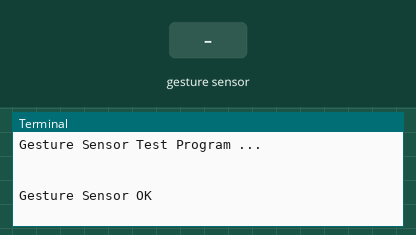
This program was run on a simulated Raspberry Pi (BCM pin numbers). Parts: the last lines printed to the terminal. The inputs (shaded band) are chosen by the test bench.

Above: at 1.7 s.
1.8 s: hand swiped up over the gesture sensor
At 2.2 s:
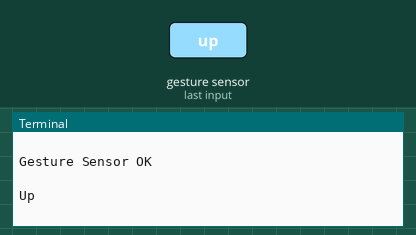
3.3 s: hand swiped down over the gesture sensor
At 3.7 s:
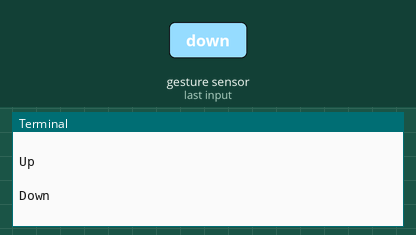
4.8 s: hand swiped left over the gesture sensor
At 5.8 s:
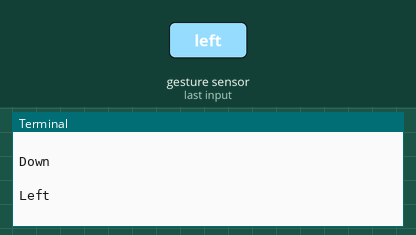
6.3 s: hand swiped right over the gesture sensor
At 7.2 s:
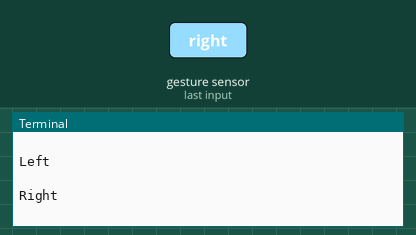

The program:

PAJ7620U2.py
```python
#!/usr/bin/python
# -*- coding:utf-8 -*-
import time
import smbus

#i2c address
PAJ7620U2_I2C_ADDRESS   = 0x73
#Register Bank select
PAJ_BANK_SELECT			= 0xEF			#Bank0== 0x00,Bank1== 0x01
#Register Bank 0
PAJ_SUSPEND				= 0x03		#I2C suspend command (Write = 0x01 to enter suspend state). I2C wake-up command is slave ID wake-up. Refer to topic “I2C Bus Timing Characteristics and Protocol”
PAJ_INT_FLAG1_MASK		= 0x41		#Gesture detection interrupt flag mask
PAJ_INT_FLAG2_MASK		= 0x42		#Gesture/PS detection interrupt flag mask
PAJ_INT_FLAG1		    = 0x43		#Gesture detection interrupt flag
PAJ_INT_FLAG2			= 0x44		#Gesture/PS detection interrupt flag
PAJ_STATE				= 0x45		#State indicator for gesture detection (Only functional at gesture detection mode)
PAJ_PS_HIGH_THRESHOLD	= 0x69		#PS hysteresis high threshold (Only functional at proximity detection mode)
PAJ_PS_LOW_THRESHOLD	= 0x6A		#PS hysteresis low threshold (Only functional at proximity detection mode)
PAJ_PS_APPROACH_STATE	= 0x6B		#PS approach state,  Approach = 1 , (8 bits PS data >= PS high threshold),  Not Approach = 0 , (8 bits PS data <= PS low threshold)(Only functional at proximity detection mode)
PAJ_PS_DATA				= 0x6C		#PS 8 bit data(Only functional at gesture detection mode)
PAJ_OBJ_BRIGHTNESS		= 0xB0		#Object Brightness (Max. 255)
PAJ_OBJ_SIZE_L			= 0xB1		#Object Size(Low 8 bit)
PAJ_OBJ_SIZE_H			= 0xB2		#Object Size(High 8 bit)
#Register Bank 1
PAJ_PS_GAIN				= 0x44	    #PS gain setting (Only functional at proximity detection mode)
PAJ_IDLE_S1_STEP_L		= 0x67		#IDLE S1 Step, for setting the S1, Response Factor(Low 8 bit)
PAJ_IDLE_S1_STEP_H		= 0x68		#IDLE S1 Step, for setting the S1, Response Factor(High 8 bit)
PAJ_IDLE_S2_STEP_L		= 0x69		#IDLE S2 Step, for setting the S2, Response Factor(Low 8 bit)
PAJ_IDLE_S2_STEP_H		= 0x6A		#IDLE S2 Step, for setting the S2, Response Factor(High 8 bit)
PAJ_OPTOS1_TIME_L		= 0x6B		#OPtoS1 Step, for setting the OPtoS1 time of operation state to standby 1 state(Low 8 bit)
PAJ_OPTOS2_TIME_H		= 0x6C		#OPtoS1 Step, for setting the OPtoS1 time of operation state to standby 1 stateHigh 8 bit)
PAJ_S1TOS2_TIME_L		= 0x6D		#S1toS2 Step, for setting the S1toS2 time of standby 1 state to standby 2 state(Low 8 bit)
PAJ_S1TOS2_TIME_H		= 0x6E		#S1toS2 Step, for setting the S1toS2 time of standby 1 state to standby 2 stateHigh 8 bit)
PAJ_EN					= 0x72		#Enable/Disable PAJ7620U2
#Gesture detection interrupt flag
PAJ_UP				    = 0x01
PAJ_DOWN			    = 0x02
PAJ_LEFT			    = 0x04
PAJ_RIGHT			    = 0x08
PAJ_FORWARD		    	= 0x10
PAJ_BACKWARD		    = 0x20
PAJ_CLOCKWISE			= 0x40
PAJ_COUNT_CLOCKWISE		= 0x80
PAJ_WAVE				= 0x100
#Power up initialize array
Init_Register_Array = (
	(0xEF,0x00),
	(0x37,0x07),
	(0x38,0x17),
	(0x39,0x06),
	(0x41,0x00),
	(0x42,0x00),
	(0x46,0x2D),
	(0x47,0x0F),
	(0x48,0x3C),
	(0x49,0x00),
	(0x4A,0x1E),
	(0x4C,0x20),
	(0x51,0x10),
	(0x5E,0x10),
	(0x60,0x27),
	(0x80,0x42),
	(0x81,0x44),
	(0x82,0x04),
	(0x8B,0x01),
	(0x90,0x06),
	(0x95,0x0A),
	(0x96,0x0C),
	(0x97,0x05),
	(0x9A,0x14),
	(0x9C,0x3F),
	(0xA5,0x19),
	(0xCC,0x19),
	(0xCD,0x0B),
	(0xCE,0x13),
	(0xCF,0x64),
	(0xD0,0x21),
	(0xEF,0x01),
	(0x02,0x0F),
	(0x03,0x10),
	(0x04,0x02),
	(0x25,0x01),
	(0x27,0x39),
	(0x28,0x7F),
	(0x29,0x08),
	(0x3E,0xFF),
	(0x5E,0x3D),
	(0x65,0x96),
	(0x67,0x97),
	(0x69,0xCD),
	(0x6A,0x01),
	(0x6D,0x2C),
	(0x6E,0x01),
	(0x72,0x01),
	(0x73,0x35),
	(0x74,0x00),
	(0x77,0x01),
)
#Approaches register initialization array
Init_PS_Array = (
	(0xEF,0x00),
	(0x41,0x00),
	(0x42,0x00),
	(0x48,0x3C),
	(0x49,0x00),
	(0x51,0x13),
	(0x83,0x20),
	(0x84,0x20),
	(0x85,0x00),
	(0x86,0x10),
	(0x87,0x00),
	(0x88,0x05),
	(0x89,0x18),
	(0x8A,0x10),
	(0x9f,0xf8),
	(0x69,0x96),
	(0x6A,0x02),
	(0xEF,0x01),
	(0x01,0x1E),
	(0x02,0x0F),
	(0x03,0x10),
	(0x04,0x02),
	(0x41,0x50),
	(0x43,0x34),
	(0x65,0xCE),
	(0x66,0x0B),
	(0x67,0xCE),
	(0x68,0x0B),
	(0x69,0xE9),
	(0x6A,0x05),
	(0x6B,0x50),
	(0x6C,0xC3),
	(0x6D,0x50),
	(0x6E,0xC3),
	(0x74,0x05),
)
#Gesture register initializes array
Init_Gesture_Array = (
	(0xEF,0x00),
	(0x41,0x00),
	(0x42,0x00),
	(0xEF,0x00),
	(0x48,0x3C),
	(0x49,0x00),
	(0x51,0x10),
	(0x83,0x20),
	(0x9F,0xF9),
	(0xEF,0x01),
	(0x01,0x1E),
	(0x02,0x0F),
	(0x03,0x10),
	(0x04,0x02),
	(0x41,0x40),
	(0x43,0x30),
	(0x65,0x96),
	(0x66,0x00),
	(0x67,0x97),
	(0x68,0x01),
	(0x69,0xCD),
	(0x6A,0x01),
	(0x6B,0xB0),
	(0x6C,0x04),
	(0x6D,0x2C),
	(0x6E,0x01),
	(0x74,0x00),
	(0xEF,0x00),
	(0x41,0xFF),
	(0x42,0x01),
)
class PAJ7620U2(object):
	def __init__(self,address=PAJ7620U2_I2C_ADDRESS):
		self._address = address
		self._bus = smbus.SMBus(0) # we connect to i2c-0
		time.sleep(0.5)
		if self._read_byte(0x00) == 0x20:
			print("\nGesture Sensor OK\n")
			for num in range(len(Init_Register_Array)):
				self._write_byte(Init_Register_Array[num][0],Init_Register_Array[num][1])
		else:
			print("\nGesture Sensor Error\n")
		self._write_byte(PAJ_BANK_SELECT, 0)
		for num in range(len(Init_Gesture_Array)):
				self._write_byte(Init_Gesture_Array[num][0],Init_Gesture_Array[num][1])
	def _read_byte(self,cmd):
		return self._bus.read_byte_data(self._address,cmd)

	def _read_u16(self,cmd):
		LSB = self._bus.read_byte_data(self._address,cmd)
		MSB = self._bus.read_byte_data(self._address,cmd+1)
		return (MSB	<< 8) + LSB
	def _write_byte(self,cmd,val):
		self._bus.write_byte_data(self._address,cmd,val)
	def check_gesture(self):
		Gesture_Data=self._read_u16(PAJ_INT_FLAG1)
		if Gesture_Data == PAJ_UP:
			print("Up\r\n")
		elif Gesture_Data == PAJ_DOWN:
			print("Down\r\n")
		elif Gesture_Data == PAJ_LEFT:
			print("Left\r\n")
		elif Gesture_Data == PAJ_RIGHT:
			print("Right\r\n")
		elif Gesture_Data == PAJ_FORWARD:
			print("Forward\r\n")
		elif Gesture_Data == PAJ_BACKWARD:
			print("Backward\r\n")
		elif Gesture_Data == PAJ_CLOCKWISE:
			print("Clockwise\r\n")
		elif Gesture_Data == PAJ_COUNT_CLOCKWISE:
			print("AntiClockwise\r\n")
		elif Gesture_Data == PAJ_WAVE:
			print("Wave\r\n")
		return Gesture_Data

if __name__ == '__main__':

	import time

	print("\nGesture Sensor Test Program ...\n")

	paj7620u2=PAJ7620U2()

	while True:
		time.sleep(0.05)
		paj7620u2.check_gesture()
```

Measured:
- after the input at 1.8 s, the terminal: prints a new line after 0.05 s (image 1)
- after the input at 3.3 s, the terminal: prints a new line at once (image 2)
- after the input at 4.8 s, the terminal: prints a new line after 0.05 s (image 3)
- after the input at 6.3 s, the terminal: prints a new line at once (image 4)
